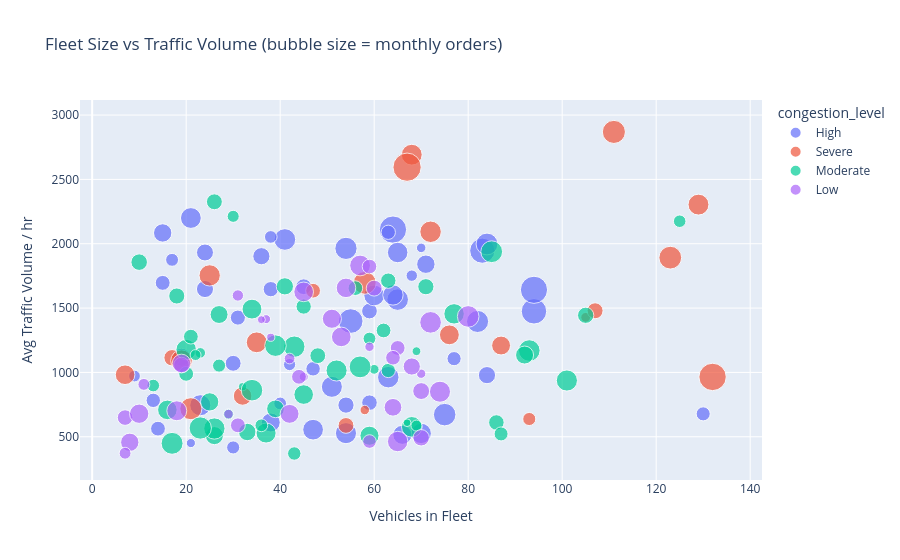

Notebook source saved alongside this figure:
### Markdown cell above
### 3.3 Scatter Plot — Fleet size vs traffic volume, colored by congestion level

### Code cell
fig = px.scatter(
    df, x="num_vehicles_fleet", y="avg_traffic_volume_per_hr",
    color="congestion_level", size="num_delivery_orders_monthly",
    hover_data=["area_id", "city"],
    title="Fleet Size vs Traffic Volume (bubble size = monthly orders)"
)
fig.update_layout(xaxis_title="Vehicles in Fleet", yaxis_title="Avg Traffic Volume / hr")
fig.show()

### Figure 1 — Plotly figure (JSON) as saved in the notebook; plotly's stock layout.template omitted (floating-point values rounded to 4 significant figures)
{"data": [{"customdata": [["mum_andheri", "Mumbai"], ["mum_dadar", "Mumbai"], ["mum_colaba", "Mumbai"], ["mum_malad", "Mumbai"], ["mum_worli", "Mumbai"], ["mum_thane", "Mumbai"], ["mum_vikhroli", "Mumbai"], ["mum_santacruz", "Mumbai"], ["del_saket", "Delhi"], ["del_mayur_vihar", "Delhi"], ["del_hauz_khas", "Delhi"], ["del_rajouri_garden", "Delhi"], ["del_shahdara", "Delhi"], ["blr_koramangala", "Bangalore"], ["blr_indiranagar", "Bangalore"], ["blr_whitefield", "Bangalore"], ["blr_hsr_layout", "Bangalore"], ["blr_electronic_city", "Bangalore"], ["blr_rajajinagar", "Bangalore"], ["blr_jp_nagar", "Bangalore"], ["hyd_banjara_hills", "Hyderabad"], ["hyd_miyapur", "Hyderabad"], ["hyd_uppal", "Hyderabad"], ["hyd_manikonda", "Hyderabad"], ["hyd_attapur", "Hyderabad"], ["ahd_chandkheda", "Ahmedabad"], ["ahd_vejalpur", "Ahmedabad"], ["ahd_ranip", "Ahmedabad"], ["chn_t_nagar", "Chennai"], ["chn_adyar", "Chennai"], ["chn_tambaram", "Chennai"], ["chn_kodambakkam", "Chennai"], ["chn_ambattur", "Chennai"], ["chn_nanganallur", "Chennai"], ["kol_salt_lake", "Kolkata"], ["kol_dum_dum", "Kolkata"], ["kol_jadavpur", "Kolkata"], ["kol_tollygunge", "Kolkata"], ["kol_alipore", "Kolkata"], ["kol_rajarhat", "Kolkata"], ["pun_kothrud", "Pune"], ["pun_hadapsar", "Pune"], ["pun_kharadi", "Pune"], ["pun_chinchwad", "Pune"], ["jai_malviya_nagar", "Jaipur"], ["jai_tonk_road", "Jaipur"], ["jai_civil_lines", "Jaipur"], ["jai_ajmer_road", "Jaipur"], ["jai_durgapura", "Jaipur"], ["jai_shastri_nagar", "Jaipur"], ["vskp_marripalem", "Visakhapatnam"], ["vskp_nad_junction", "Visakhapatnam"], ["vskp_kancharapalem", "Visakhapatnam"]], "hovertemplate": "congestion_level=High<br>num_vehicles_fleet=%{x}<br>avg_traffic_volume_per_hr=%{y}<br>num_delivery_orders_monthly=%{marker.size}<br>area_id=%{customdata[0]}<br>city=%{customdata[1]}<extra></extra>", "legendgroup": "High", "marker": {"color": "#636efa", "size": [702, 247, 374, 519, 721, 243, 460, 276, 822, 674, 528, 825, 220, 319, 177, 292, 274, 493, 563, 230, 548, 252, 541, 185, 516, 101, 144, 222, 227, 180, 475, 154, 164, 467, 328, 512, 480, 231, 460, 376, 476, 490, 494, 328, 93, 191, 258, 404, 355, 397, 281, 268, 324], "sizemode": "area", "sizeref": 2.217, "symbol": "circle"}, "mode": "markers", "name": "High", "orientation": "v", "showlegend": true, "type": "scatter", "x": [83, 15, 15, 41, 94, 14, 70, 45, 94, 55, 84, 64, 130, 24, 38, 54, 59, 23, 75, 13, 54, 31, 82, 17, 65, 70, 68, 77, 63, 40, 60, 9, 42, 65, 84, 63, 21, 47, 64, 71, 47, 51, 54, 36, 21, 30, 38, 66, 19, 38, 30, 59, 24], "xaxis": "x", "y": [1946, 1696, 2084, 2033, 1475, 563, 526, 1666, 1642, 1399, 1998, 2110, 678, 1932, 2053, 746, 1477, 745, 672, 783, 1964, 1426, 1396, 1875, 1566, 1968, 1752, 1107, 2089, 759, 1598, 972, 1061, 1932, 979, 963, 2200, 1028, 1602, 1841, 555, 888, 528, 1903, 451, 417, 1647, 515, 1118, 611, 1071, 765, 1648], "yaxis": "y"}, {"customdata": [["mum_bandra", "Mumbai"], ["mum_goregaon", "Mumbai"], ["del_connaught_place", "Delhi"], ["del_karol_bagh", "Delhi"], ["del_dwarka", "Delhi"], ["del_vasant_kunj", "Delhi"], ["del_lajpat_nagar", "Delhi"], ["del_janakpuri", "Delhi"], ["del_pitampura", "Delhi"], ["del_chandni_chowk", "Delhi"], ["del_punjabi_bagh", "Delhi"], ["del_greater_kailash", "Delhi"], ["blr_bellandur", "Bangalore"], ["hyd_begumpet", "Hyderabad"], ["hyd_dilsukhnagar", "Hyderabad"], ["ahd_maninagar", "Ahmedabad"], ["ahd_gota", "Ahmedabad"], ["chn_velachery", "Chennai"], ["chn_mylapore", "Chennai"], ["chn_porur", "Chennai"], ["chn_vadapalani", "Chennai"], ["kol_new_town", "Kolkata"], ["kol_barasat", "Kolkata"]], "hovertemplate": "congestion_level=Severe<br>num_vehicles_fleet=%{x}<br>avg_traffic_volume_per_hr=%{y}<br>num_delivery_orders_monthly=%{marker.size}<br>area_id=%{customdata[0]}<br>city=%{customdata[1]}<extra></extra>", "legendgroup": "Severe", "marker": {"color": "#EF553B", "size": [298, 107, 502, 284, 191, 833, 484, 592, 574, 481, 887, 481, 396, 518, 241, 428, 381, 277, 100, 541, 576, 511, 436], "sizemode": "area", "sizeref": 2.217, "symbol": "circle"}, "mode": "markers", "name": "Severe", "orientation": "v", "showlegend": true, "type": "scatter", "x": [17, 105, 25, 107, 93, 132, 129, 111, 123, 68, 67, 35, 87, 19, 47, 7, 32, 54, 58, 21, 58, 72, 76], "xaxis": "x", "y": [1114, 1428, 1754, 1479, 638, 965, 2304, 2869, 1892, 2692, 2595, 1234, 1209, 1091, 1635, 982, 817, 588, 708, 718, 1696, 2093, 1292], "yaxis": "y"}, {"customdata": [["mum_powai", "Mumbai"], ["mum_borivali", "Mumbai"], ["mum_chembur", "Mumbai"], ["mum_juhu", "Mumbai"], ["mum_kurla", "Mumbai"], ["mum_ghatkopar", "Mumbai"], ["mum_mulund", "Mumbai"], ["del_rohini", "Delhi"], ["del_preet_vihar", "Delhi"], ["blr_jayanagar", "Bangalore"], ["blr_marathahalli", "Bangalore"], ["blr_malleswaram", "Bangalore"], ["blr_btm_layout", "Bangalore"], ["blr_hebbal", "Bangalore"], ["blr_rt_nagar", "Bangalore"], ["blr_banashankari", "Bangalore"], ["blr_mg_road", "Bangalore"], ["hyd_jubilee_hills", "Hyderabad"], ["hyd_madhapur", "Hyderabad"], ["hyd_secunderabad", "Hyderabad"], ["hyd_kukatpally", "Hyderabad"], ["hyd_malakpet", "Hyderabad"], ["hyd_somajiguda", "Hyderabad"], ["ahd_navrangpura", "Ahmedabad"], ["ahd_vastrapur", "Ahmedabad"], ["ahd_bopal", "Ahmedabad"], ["ahd_naranpura", "Ahmedabad"], ["ahd_ghatlodia", "Ahmedabad"], ["ahd_nikol", "Ahmedabad"], ["chn_anna_nagar", "Chennai"], ["chn_guindy", "Chennai"], ["chn_perambur", "Chennai"], ["chn_besant_nagar", "Chennai"], ["kol_park_street", "Kolkata"], ["kol_ballygunge", "Kolkata"], ["kol_howrah", "Kolkata"], ["kol_behala", "Kolkata"], ["kol_garia", "Kolkata"], ["kol_lake_town", "Kolkata"], ["kol_kasba", "Kolkata"], ["pun_koregaon_park", "Pune"], ["pun_baner", "Pune"], ["pun_hinjewadi", "Pune"], ["pun_wakad", "Pune"], ["pun_camp", "Pune"], ["pun_shivaji_nagar", "Pune"], ["pun_pimpri", "Pune"], ["pun_magarpatta", "Pune"], ["pun_deccan", "Pune"], ["jai_c_scheme", "Jaipur"], ["jai_vaishali_nagar", "Jaipur"], ["jai_mansarovar", "Jaipur"], ["jai_sodala", "Jaipur"], ["vskp_seethammadhara", "Visakhapatnam"], ["vskp_pendurthi", "Visakhapatnam"], ["vskp_simhachalam", "Visakhapatnam"]], "hovertemplate": "congestion_level=Moderate<br>num_vehicles_fleet=%{x}<br>avg_traffic_volume_per_hr=%{y}<br>num_delivery_orders_monthly=%{marker.size}<br>area_id=%{customdata[0]}<br>city=%{customdata[1]}<extra></extra>", "legendgroup": "Moderate", "marker": {"color": "#00cc96", "size": [508, 363, 517, 240, 294, 280, 496, 175, 465, 360, 123, 438, 183, 259, 106, 267, 529, 303, 471, 177, 290, 136, 337, 348, 447, 404, 181, 514, 263, 533, 494, 527, 502, 288, 551, 244, 161, 132, 218, 125, 191, 463, 238, 73, 227, 241, 426, 357, 517, 423, 66, 86, 329, 200, 371, 277], "sizemode": "area", "sizeref": 2.217, "symbol": "circle"}, "mode": "markers", "name": "Moderate", "orientation": "v", "showlegend": true, "type": "scatter", "x": [43, 26, 93, 62, 105, 26, 101, 125, 20, 92, 23, 34, 59, 45, 60, 86, 57, 10, 68, 13, 71, 69, 33, 39, 37, 59, 36, 39, 63, 17, 52, 85, 26, 18, 23, 20, 30, 22, 87, 29, 27, 77, 56, 32, 63, 21, 45, 27, 34, 16, 67, 69, 41, 43, 25, 48], "xaxis": "x", "y": [1200, 509, 1170, 1326, 1444, 2326, 937, 2175, 1177, 1135, 1152, 1492, 1263, 1512, 1024, 611, 1043, 1857, 577, 898, 1666, 587, 537, 717, 529, 508, 589, 1208, 1713, 449, 1015, 1938, 564, 1594, 568, 989, 2213, 1135, 522, 675, 1053, 1455, 1655, 889, 1015, 1278, 828, 1450, 862, 709, 609, 1165, 1669, 370, 771, 1130], "yaxis": "y"}, {"customdata": [["blr_yelahanka", "Bangalore"], ["hyd_gachibowli", "Hyderabad"], ["hyd_ameerpet", "Hyderabad"], ["hyd_lb_nagar", "Hyderabad"], ["hyd_kondapur", "Hyderabad"], ["ahd_satellite", "Ahmedabad"], ["ahd_paldi", "Ahmedabad"], ["ahd_thaltej", "Ahmedabad"], ["ahd_bodakdev", "Ahmedabad"], ["ahd_ellisbridge", "Ahmedabad"], ["ahd_sabarmati", "Ahmedabad"], ["chn_nungambakkam", "Chennai"], ["chn_chromepet", "Chennai"], ["chn_royapettah", "Chennai"], ["kol_shyambazar", "Kolkata"], ["kol_baguiati", "Kolkata"], ["pun_viman_nagar", "Pune"], ["pun_aundh", "Pune"], ["pun_katraj", "Pune"], ["pun_warje", "Pune"], ["jai_raja_park", "Jaipur"], ["jai_jagatpura", "Jaipur"], ["jai_bani_park", "Jaipur"], ["jai_sanganer", "Jaipur"], ["jai_jhotwara", "Jaipur"], ["jai_vidhyadhar_nagar", "Jaipur"], ["jai_amer_road", "Jaipur"], ["vskp_mvp_colony", "Visakhapatnam"], ["vskp_dwaraka_nagar", "Visakhapatnam"], ["vskp_gajuwaka", "Visakhapatnam"], ["vskp_old_gajuwaka", "Visakhapatnam"], ["vskp_madhurawada", "Visakhapatnam"], ["vskp_rushikonda", "Visakhapatnam"], ["vskp_yendada", "Visakhapatnam"], ["vskp_arilova", "Visakhapatnam"], ["vskp_malkapuram", "Visakhapatnam"], ["vskp_akkayyapalem", "Visakhapatnam"], ["vskp_vepagunta", "Visakhapatnam"]], "hovertemplate": "congestion_level=Low<br>num_vehicles_fleet=%{x}<br>avg_traffic_volume_per_hr=%{y}<br>num_delivery_orders_monthly=%{marker.size}<br>area_id=%{customdata[0]}<br>city=%{customdata[1]}<extra></extra>", "legendgroup": "Low", "marker": {"color": "#ab63fa", "size": [90, 299, 519, 442, 244, 405, 317, 102, 478, 429, 273, 206, 492, 92, 236, 519, 96, 329, 464, 380, 270, 415, 428, 143, 397, 373, 244, 157, 423, 238, 74, 128, 243, 71, 281, 96, 156, 348], "sizemode": "area", "sizeref": 2.217, "symbol": "circle"}, "mode": "markers", "name": "Low", "orientation": "v", "showlegend": true, "type": "scatter", "x": [37, 70, 80, 18, 65, 51, 70, 29, 57, 45, 19, 59, 74, 45, 59, 72, 70, 68, 65, 19, 7, 10, 53, 31, 42, 8, 31, 11, 54, 64, 38, 42, 44, 36, 60, 59, 7, 64], "xaxis": "x", "y": [1414, 492, 1435, 702, 1190, 1417, 855, 676, 1831, 1626, 1057, 463, 850, 966, 1823, 1389, 990, 1046, 463, 1070, 649, 679, 1276, 1598, 678, 457, 589, 907, 1657, 1114, 1273, 1108, 966, 1410, 1655, 1199, 372, 729], "yaxis": "y"}], "layout": {"legend": {"itemsizing": "constant", "title": {"text": "congestion_level"}, "tracegroupgap": 0}, "title": {"text": "Fleet Size vs Traffic Volume (bubble size = monthly orders)"}, "xaxis": {"anchor": "y", "domain": [0, 1], "title": {"text": "Vehicles in Fleet"}}, "yaxis": {"anchor": "x", "domain": [0, 1], "title": {"text": "Avg Traffic Volume / hr"}}}}
